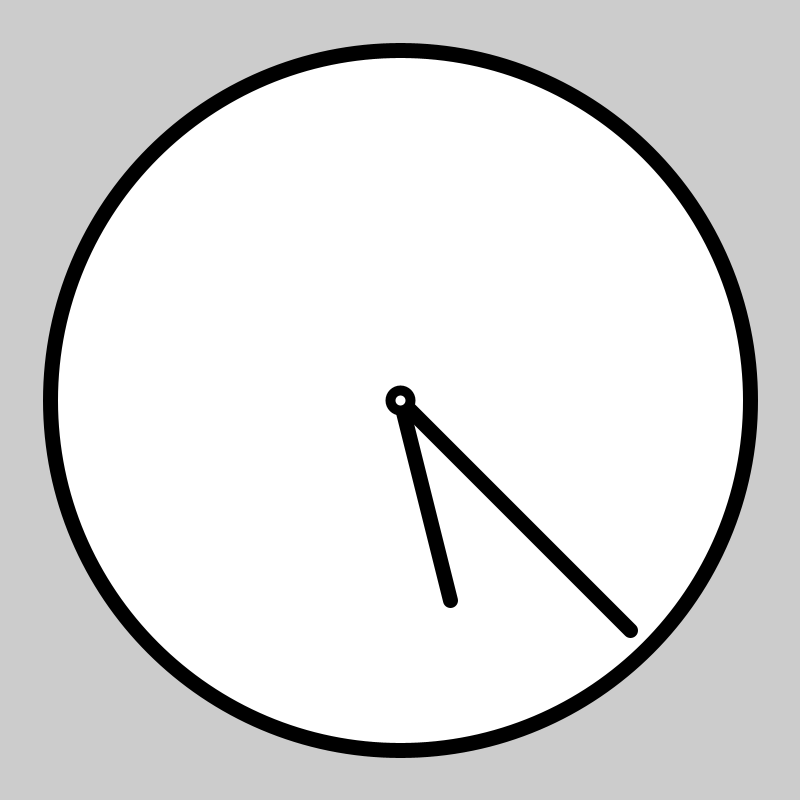
Frame 1 (no input)
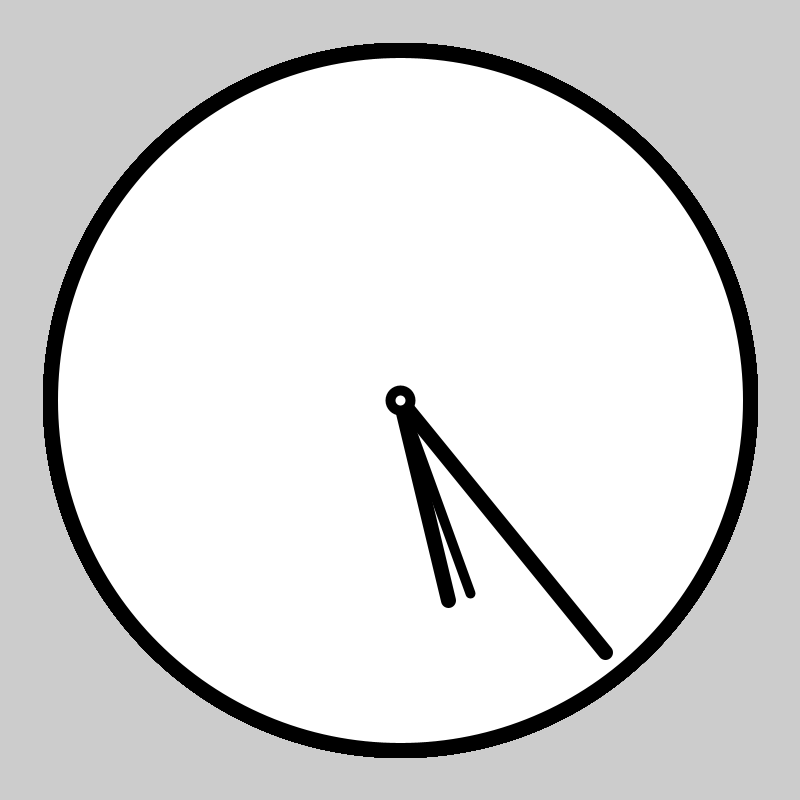
Frame 60 (the mouse pressed at the canvas centre just before this capture)
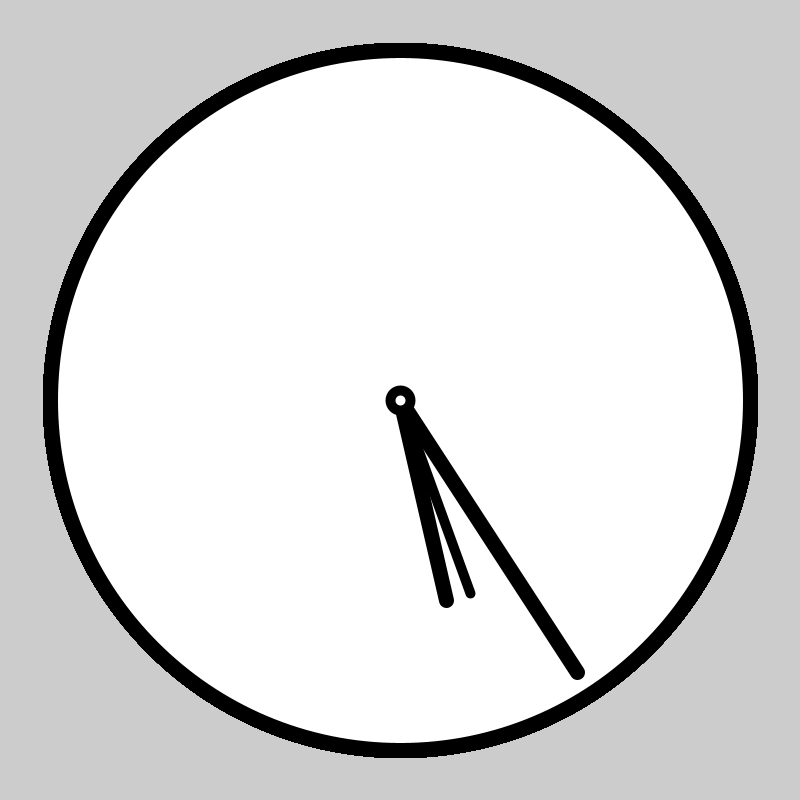
Frame 120 (the mouse held since frame 60 and released just before this capture)

The Processing sketch that drew these frames (run headless with seeded random() and noise(); from frame 60 on, the mouse is pressed at the canvas centre):

// Processing sketch: Clock
// ── Clock.pde
float angle = 0;

void setup()
{
  size(800,800);
}




void draw()
{
  translate(width/2,height/2);  //clock face
  strokeWeight(15);
  circle(0, 0, 700);
  
  pushMatrix();
    rotate(radians(angle));
    line(0, 0, 230, 230);  //big hand
  popMatrix();
 
  pushMatrix();
    rotate(radians(angle/12));
    line(0, 0, 50, 200);  //short hand
  popMatrix();
  
  pushMatrix();
    rotate(radians(angle*60));
    strokeWeight(10);
    line(0, 0, 50, 200);  //seconds hand
  popMatrix();
  
  circle(0, 0, 20);
  
  angle = angle + 0.1;
}
